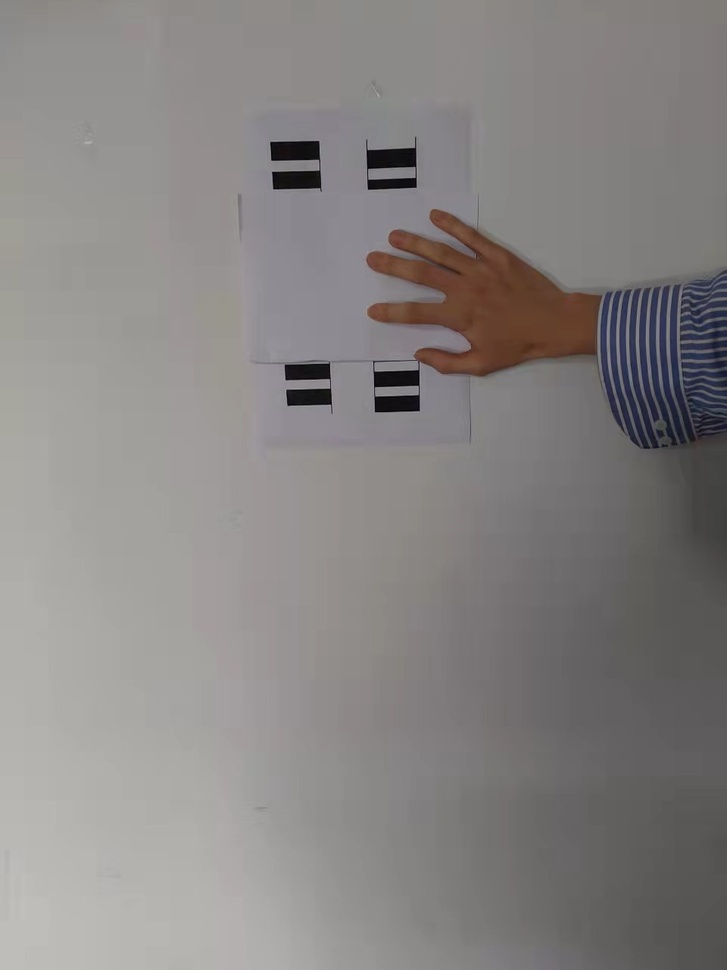
#> input picture task_3_31_check_black_barcode/image/20.jpeg, 727 x 970 px, shrunk from 960 x 1280 before the run, found by its file name
$ python check_Black_bar_code.py
#> lines starting #> are read from the running program, lines starting #| are printed output that depends on the picture; after the words box and inside, x2 and y2 are one past the last pixel; in counts of white or black regions, pixels touching at a corner belong together
"""
 -*- coding: utf-8 -*-
 author： Hao Hu
 @date   2022/3/31 6:25 PM
"""
import cv2
import numpy as np


# [37 lines left out: function non_max_suppression_fast, not called in this run]

def get_word_area(image):
    """得到轮廓数量"""
    mser = cv2.MSER_create()

    vis = image.copy()
    regions, _ = mser.detectRegions(image)
    hulls = [cv2.convexHull(p.reshape(-1, 1, 2)) for p in regions]

    # cv2.imshow("img", vis)
    # cv2.waitKey(0)

    return vis,len(hulls),hulls


def erode_image(image):
    """开始进行腐蚀操作"""
    corrosion_img = cv2.getStructuringElement(cv2.MORPH_CROSS, (2, 2))  ##腐蚀预处理，确定处理核的大小,矩阵操作
    img3 = cv2.dilate(image, corrosion_img, iterations=10)  # 进行腐蚀操作
    return img3

# [5 lines left out: function delicate_img, not called in this run]

def show_box(hulls,sample_img_path):
    image = cv2.imread(sample_img_path)
    min_y_index = 10000
    max_y = -1
    for c in hulls:
        x, y, w, h = cv2.boundingRect(c)
        if y<min_y_index:
            min_y_index = y
            min_y = y+h
        if y>max_y:
            max_y =y
        cv2.rectangle(image, (x, y), (x+w, y+h), (0, 255, 0), 2)

    return image,min_y,max_y


def process_left_img(image,min_y,max_y,black_bar_number):
    """得到左边部分黑色条形码数量"""
    left_img = image[0:image.shape[0], 0:int((min_y + max_y) / 2)]

    _, left_black_bar_number, _ = get_word_area(left_img)

    if left_black_bar_number ==0:
        left_img = image[0:image.shape[0], 0:max_y + 50]
        _, left_black_bar_number, _ = get_word_area(left_img)
    if left_black_bar_number ==black_bar_number:
        left_img = image[0:image.shape[0], 0:max_y -35]
        _, left_black_bar_number, _ = get_word_area(left_img)

    # cv2.imshow("result img", left_img)
    # cv2.waitKey(0)
    return left_black_bar_number


def get_gray_scale(img_path):
    # 将图像灰度化
    img = cv2.imread(img_path, cv2.IMREAD_GRAYSCALE)
    # 将图片二值化
    retVal, image = cv2.threshold(img, 30, 255, cv2.THRESH_BINARY)
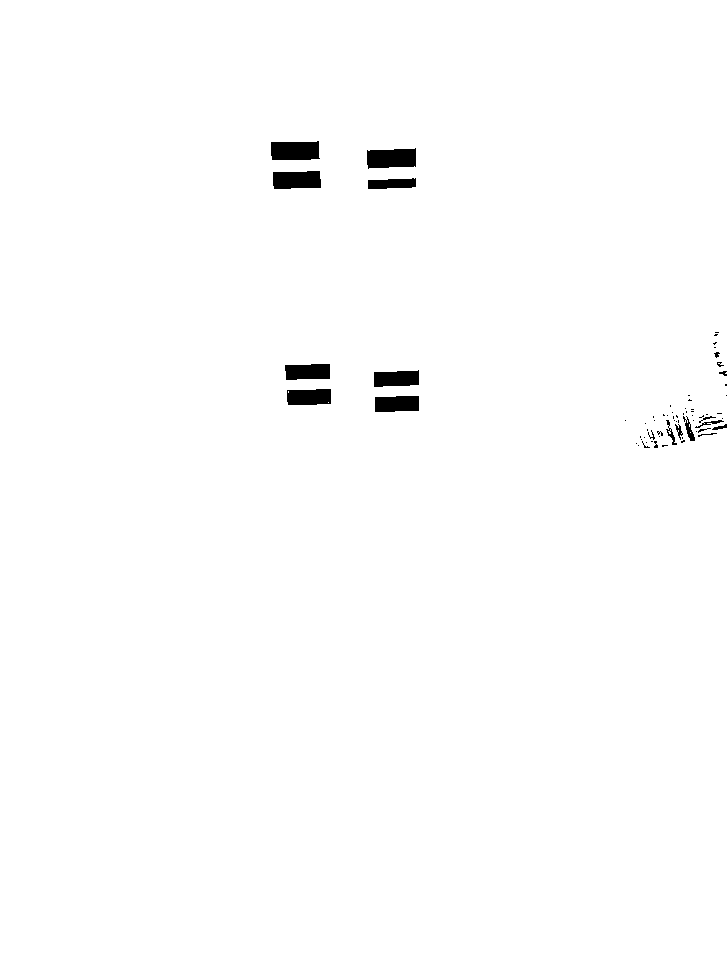
#> image: shape (970, 727); 99.1% white; 68 black regions (49 under 20 px), largest, box (x1, y1, x2, y2) and area: (367, 148, 416, 169) 873, (271, 141, 320, 160) 855, (273, 171, 321, 189) 789
    erode_image_ori = erode_image(image)
#> in erode_image, `img3 = cv2.dilate(image, corrosion_img, iterations=10)`:
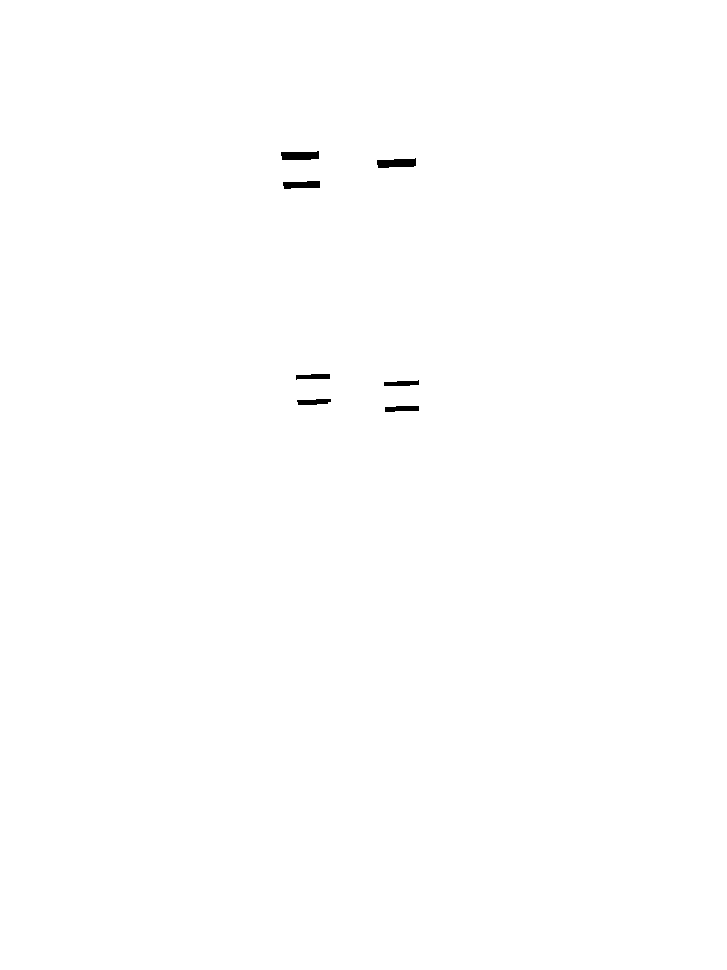
#> img3: shape (970, 727); 99.8% white; 7 black regions
    # 得到所有的黑色条码数量
    vis,black_bar_number,hulls = get_word_area(erode_image_ori)
#> in get_word_area, `regions, _ = mser.detectRegions(image)`: regions = 7 items
#> in get_word_area, `hulls = [cv2.convexHull(p.reshape(-1, 1, 2)) for p in regions]`: hulls = 7 contours; box (x1, y1, x2, y2) and area: (377, 158, 416, 168) 289, (281, 151, 319, 160) 272, (283, 181, 320, 189) 224, (385, 406, 419, 412) 148, (297, 399, 331, 405) 142, (296, 374, 330, 380) 141, (384, 380, 419, 386) 136
#> black_bar_number = 7
    cv2.imshow("result img", vis)
    cv2.waitKey(0)
    image,min_y,max_y = show_box(hulls, img_path)
#> in show_box, image is the input picture: shape (970, 727, 3); mean B, G, R 131.1, 132.3, 135.4
#> the loop in show_box, `for c in hulls:` made 7 passes
#> (x, y, w, h, min_y_index, min_y, max_y) on pass 1: (377, 158, 39, 10, 158, 168, 158)
#> after the loop in show_box, `for c in hulls:`:
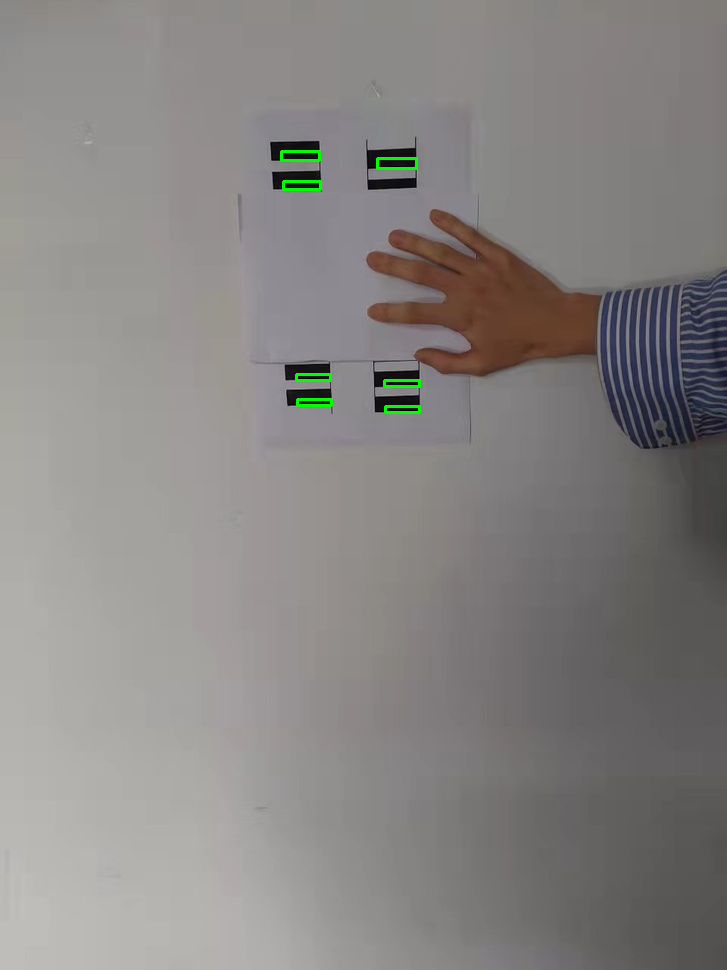
#> image: shape (970, 727, 3); 0.25% of pixels changed, all inside (x1, y1, x2, y2) = (280, 150, 421, 414)
#> after the loop in show_box, `for c in hulls:`: max_y = 406; min_y = 160; min_y_index = 151
#> min_y = 160; max_y = 406
    left_black_bar_number = process_left_img(vis,min_y,max_y,black_bar_number)
#> in process_left_img, `left_img = image[0:image.shape[0], 0:int((min_y + max_y) / 2)]`:
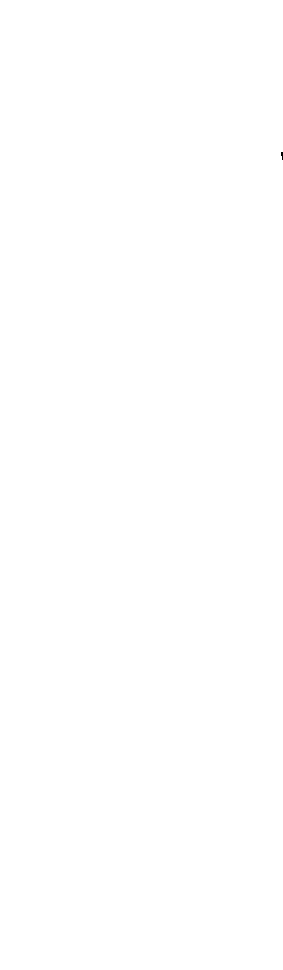
#> left_img: shape (970, 283); 100% white; 1 black region (1 under 20 px)
#> in process_left_img, `_, left_black_bar_number, _ = get_word_area(left_img)`: left_black_bar_number = 0
#> in process_left_img, `left_img = image[0:image.shape[0], 0:max_y + 50]`:
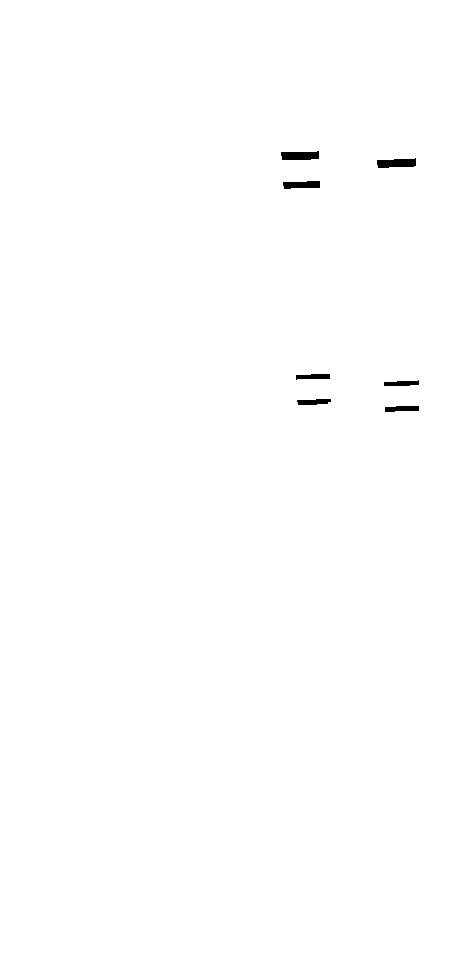
#> left_img: shape (970, 456); 99.7% white; 7 black regions
#> in process_left_img, `_, left_black_bar_number, _ = get_word_area(left_img)`: left_black_bar_number = 7
#> in process_left_img, `left_img = image[0:image.shape[0], 0:max_y -35]`:
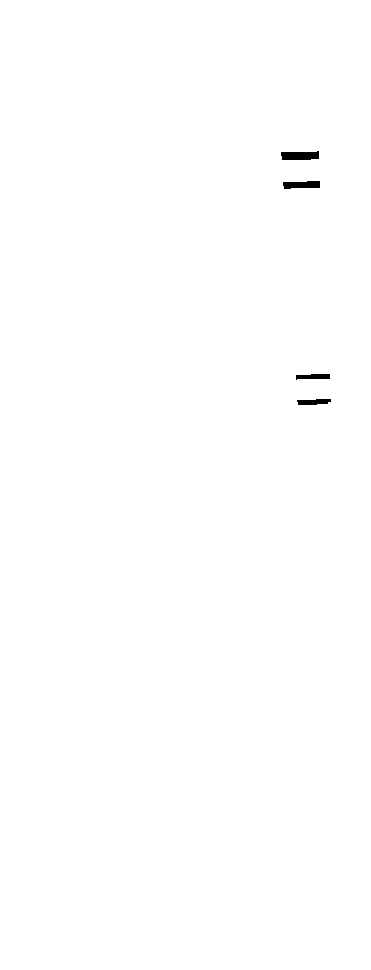
#> left_img: shape (970, 371); 99.8% white; 4 black regions
#> in get_word_area (call 4), `hulls = [cv2.convexHull(p.reshape(-1, 1, 2)) for p in regions]`: hulls = 4 contours; box (x1, y1, x2, y2) and area: (281, 151, 319, 160) 272, (283, 181, 320, 189) 224, (297, 399, 331, 405) 142, (296, 374, 330, 380) 141
#> in process_left_img, `_, left_black_bar_number, _ = get_word_area(left_img)`: left_black_bar_number = 4
#> left_black_bar_number = 4

    # cv2.imshow("result img", image)
    # cv2.waitKey(0)
    return black_bar_number,left_black_bar_number,black_bar_number -left_black_bar_number


if __name__ == '__main__':
    # get the img_path
    sample_img_path = '/Users/huhao/Documents/GitHub/real-time-semantic-segmentation/task_3_31_check_black_barcode/image/20.jpeg'
    black_bar_number,left_black_bar_number,right_black_bar_number = get_gray_scale(sample_img_path)
#> black_bar_number = 7; left_black_bar_number = 4; right_black_bar_number = 3
    print('左边的黑色条码数为', left_black_bar_number)
#| 左边的黑色条码数为 4
    print('右边的黑色条码数为', right_black_bar_number)
#| 右边的黑色条码数为 3
    print('所有条码的个数',black_bar_number)
#| 所有条码的个数 7

$ run again, with task_3_31_check_black_barcode/image/1.jpeg copied over task_3_31_check_black_barcode/image/20.jpeg
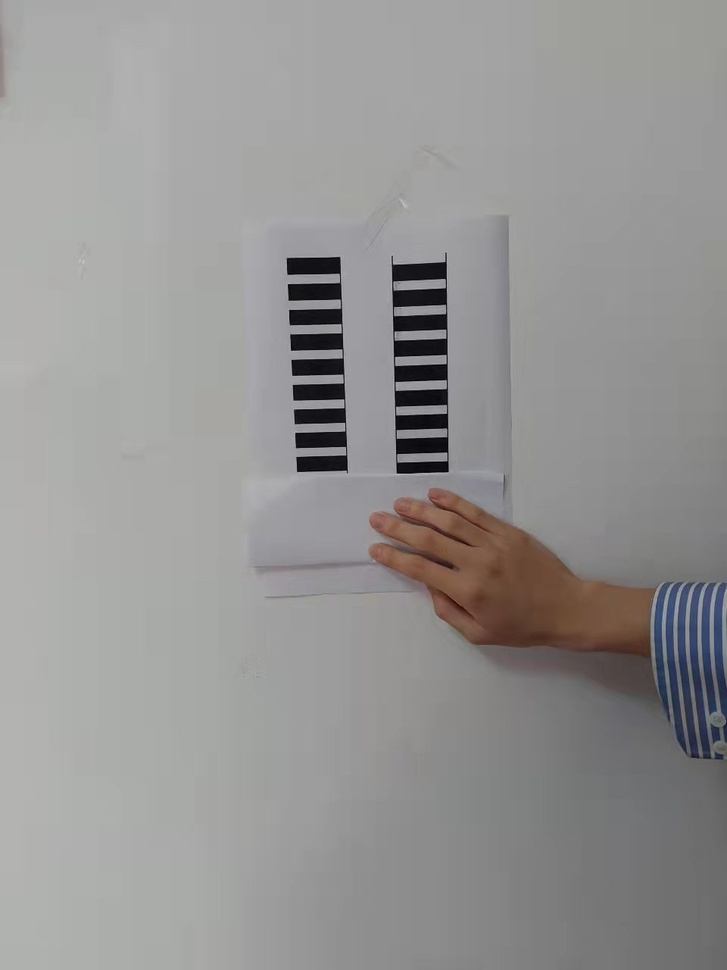
#> input picture task_3_31_check_black_barcode/image/1.jpeg, 727 x 970 px, shrunk from 960 x 1280 before the run, found by its file name
#> in erode_image, `img3 = cv2.dilate(image, corrosion_img, iterations=10)`:
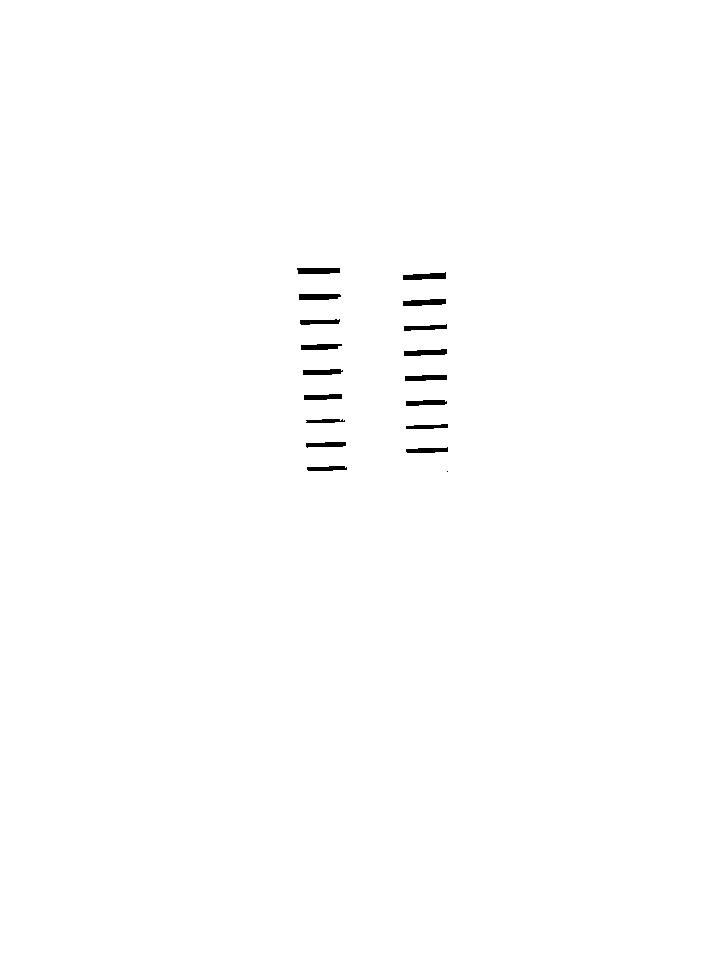
#> img3: shape (970, 727); 99.5% white; 18 black regions (1 under 20 px)
#> regions = 17 items
#> in get_word_area, `hulls = [cv2.convexHull(p.reshape(-1, 1, 2)) for p in regions]`: hulls = 17 contours; largest, box (x1, y1, x2, y2) and area: (403, 272, 446, 280) 225, (403, 299, 446, 306) 214, (404, 349, 447, 356) 206, (297, 268, 340, 274) 203, (299, 294, 341, 300) 194
#> in get_gray_scale, `vis,black_bar_number,hulls = get_word_area(erode_image_ori)`: black_bar_number = 17
#> in show_box, image is the input picture: shape (970, 727, 3); mean B, G, R 147.7, 148.4, 149.4
#> the loop in show_box, `for c in hulls:` made 17 passes
#> (x, y, w, h, min_y_index, min_y, max_y) on pass 1: (297, 268, 43, 6, 268, 274, 268)
#> after the loop in show_box, `for c in hulls:`: max_y = 466; min_y = 274; min_y_index = 268
#> in get_gray_scale, `image,min_y,max_y = show_box(hulls, img_path)`: min_y = 274; max_y = 466
#> in process_left_img, `left_img = image[0:image.shape[0], 0:int((min_y + max_y) / 2)]`:
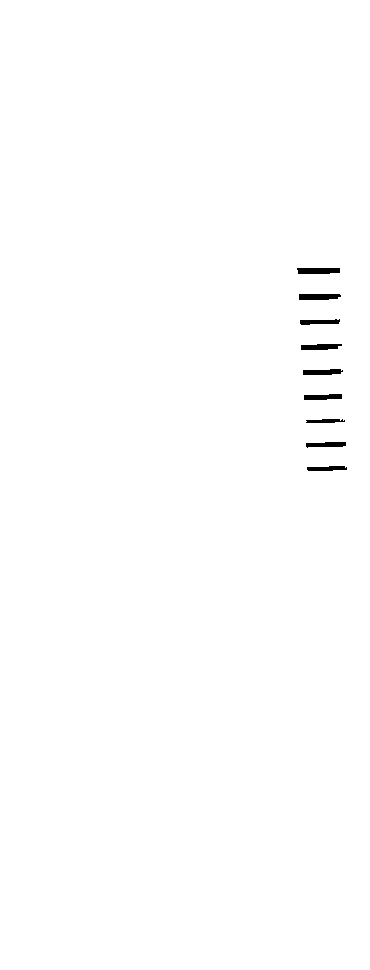
#> left_img: shape (970, 370); 99.5% white; 9 black regions
#> in get_word_area (call 2), `hulls = [cv2.convexHull(p.reshape(-1, 1, 2)) for p in regions]`: hulls = 9 contours; largest, box (x1, y1, x2, y2) and area: (297, 268, 340, 274) 203, (299, 294, 341, 300) 194, (301, 344, 342, 350) 177, (303, 369, 343, 375) 172, (304, 394, 342, 400) 165
#> in process_left_img, `_, left_black_bar_number, _ = get_word_area(left_img)`: left_black_bar_number = 9
#> `black_bar_number,left_black_bar_number,right_black_bar_number = get_gr..`: black_bar_number = 17; left_black_bar_number = 9; right_black_bar_number = 8
#| 左边的黑色条码数为 9
#| 右边的黑色条码数为 8
#| 所有条码的个数 17
